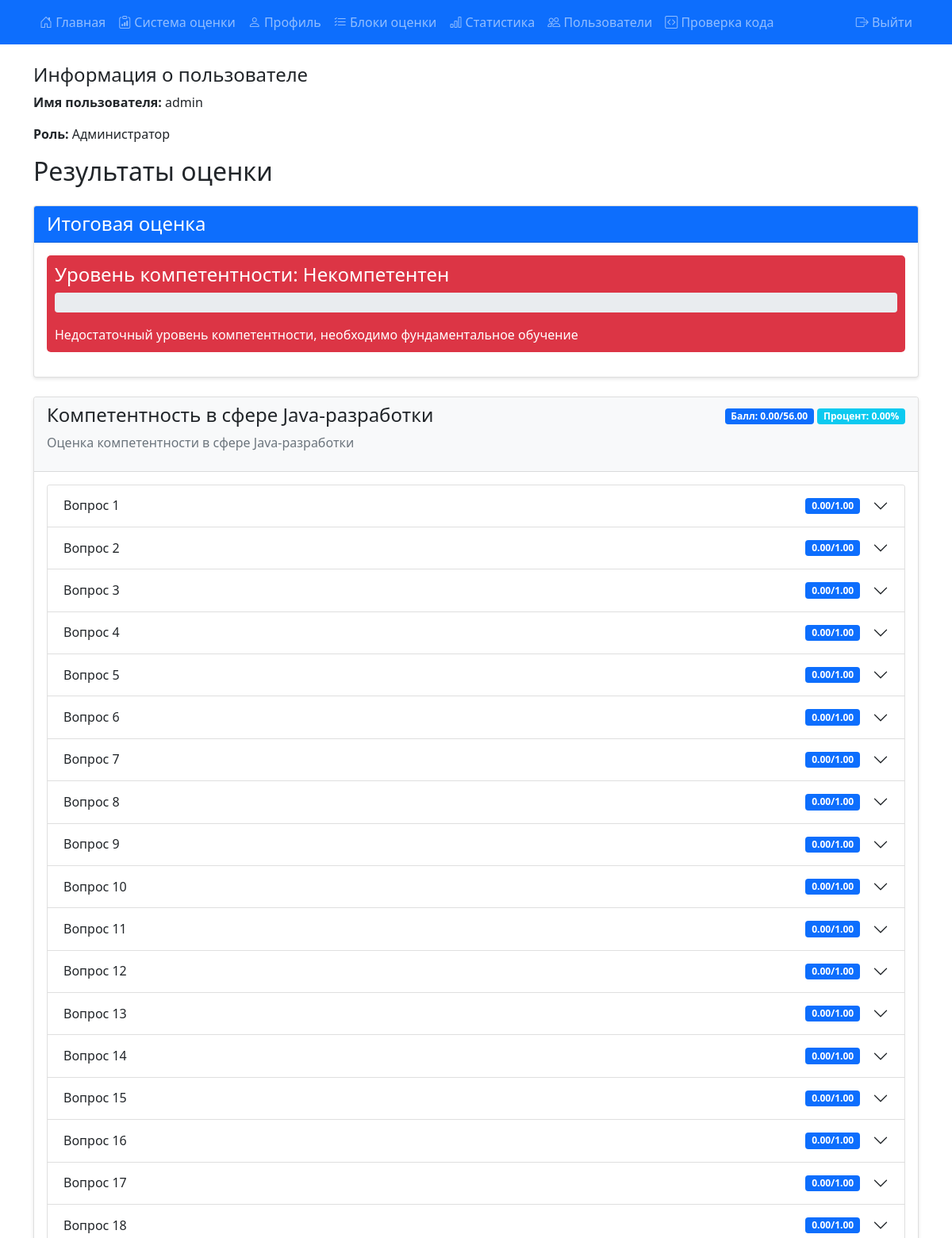
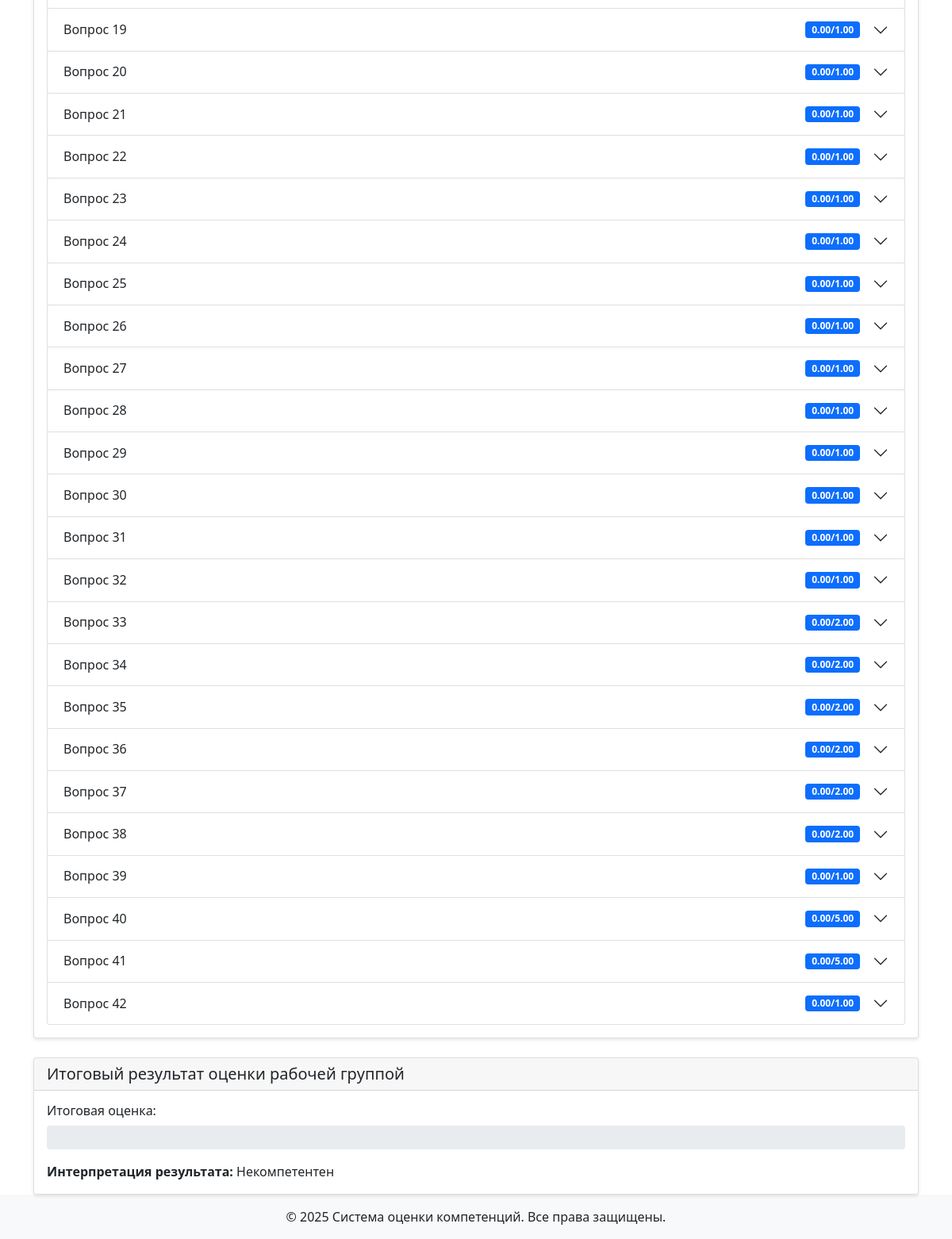
The page /assessment_results (signed in) on the database its author committed (2 pictures, top to bottom).
### models.py (models this page shows, shortened)
class User(UserMixin, db.Model):
    id = db.Column(db.Integer, primary_key=True)
    username = db.Column(db.String(80), unique=True, nullable=False)
    password = db.Column(db.String(120), nullable=False)
    role = db.Column(db.String(20), default='user')
    @property
    def role_display(self):
        roles = {
            'user': 'Пользователь',
            'expert': 'Эксперт',
            'admin': 'Администратор',
            'working_group': 'Рабочая группа'
        }
        return roles.get(self.role, 'Пользователь')

class AssessmentBlock(db.Model):
    __tablename__ = 'assessment_block'
    id = db.Column(db.Integer, primary_key=True)
    name = db.Column(db.String(100), nullable=False)
    description = db.Column(db.Text)
    weight = db.Column(db.Float, default=1.0)
    max_score = db.Column(db.Float, default=10.0)
    questions = db.relationship('AssessmentQuestion', back_populates='block', lazy=True)

class AssessmentQuestion(db.Model):
    __tablename__ = 'assessment_question'
    id = db.Column(db.Integer, primary_key=True)
    block_id = db.Column(db.Integer, db.ForeignKey('assessment_block.id'), nullable=False)
    text = db.Column(db.Text, nullable=False)
    type = db.Column(db.String(20), nullable=False)
    options = db.Column(db.Text)
    correct_answer = db.Column(db.Text)
    correct_answer_description = db.Column(db.Text)
    points = db.Column(db.Integer, default=1)
    code_template = db.Column(db.Text)
    test_cases = db.Column(db.Text)
    example_solutions = db.Column(db.Text)
    block = db.relationship('AssessmentBlock', foreign_keys=[block_id])
    option_scores = db.Column(db.Text)
    description = db.Column(db.Text)
    criteria = db.Column(db.Text)
    max_score = db.Column(db.Float)
    weight = db.Column(db.Float)

### 1.py (the view)
@app.route('/assessment_results')
@login_required
def assessment_results():
    try:
        if not current_user.is_authenticated:
            flash('Для просмотра результатов необходимо авторизоваться', 'error')
            return redirect(url_for('login'))
        debug_print(f"Начало обработки результатов для пользователя {current_user.id}")
        blocks = AssessmentBlock.query.all()
        debug_print(f"Найдено блоков оценки: {len(blocks)}")
        assessment_results = AssessmentResult.query.filter_by(user_id=current_user.id).all()
        debug_print(f"Найдено результатов оценки: {len(assessment_results)}")
        if not assessment_results:
            flash('У вас пока нет результатов оценки. Пройдите тесты в разделе "Прохождение оценки"', 'info')
            return redirect(url_for('take_assessment'))
        peer_evaluations = PeerEvaluation.query.filter_by(evaluated_id=current_user.id).all()
        debug_print(f"Найдено взаимооценок: {len(peer_evaluations)}")
        peer_score = 0
        if peer_evaluations:
            total_score = sum(eval.score for eval in peer_evaluations)
            peer_score = total_score / len(peer_evaluations) / 10  # Нормализуем до 0-1
            debug_print(f"Рассчитан peer_score: {peer_score}")
        assessment_data = []
        for block in blocks:
            try:
                debug_print(f"Обработка блока {block.id}: {block.name}")
                result = next((r for r in assessment_results if r.block_id == block.id), None)
                if result:
                    questions = AssessmentQuestion.query.filter_by(block_id=block.id).all()
                    debug_print(f"Найдено вопросов в блоке {block.id}: {len(questions)}")
                    answers = json.loads(result.answers) if result.answers else {}
                    debug_print(f"Ответы для блока {block.id}: {answers}")
                    question_data = []
                    total_score = 0
                    max_possible_score = 0
                    for question in questions:
                        try:
                            answer = answers.get(str(question.id))
                            score = 0
                            max_score = question.points * (question.weight if question.weight else 1)
                            max_possible_score += max_score
                            if question.type in ['single', 'multiple']:
                                if isinstance(answer, (int, list)):
                                    correct_answers = json.loads(question.correct_answer)
                                    if question.type == 'single':
                                        if answer == correct_answers[0]:
                                            score = max_score
                                    else:  # multiple
                                        correct_count = sum(1 for a in answer if a in correct_answers)
                                        total_correct = len(correct_answers)
                                        score = (correct_count / total_correct) * max_score
                            elif question.type == 'code':
                                expert_evaluations = ExpertCodeEvaluation.query.filter_by(
                                    assessment_result_id=result.id,
                                    question_id=question.id
                                ).all()
                                if expert_evaluations:
                                    avg_score = sum(eval.score for eval in expert_evaluations) / len(expert_evaluations)
                                    score = (avg_score / question.points) * max_score  # Нормализуем до максимального балла вопроса с учетом веса
                            elif question.type == 'expert_evaluation':
                                if isinstance(answer, list):
                                    score = (sum(answer) / len(answer)) * max_score
                            total_score += score
                            question_info = {
                                'id': question.id,
                                'text': question.text,
                                'type': question.type,
                                'answer': answer,
                                'score': score,
                                'max_score': max_score,
                                'correct_answer': json.loads(question.correct_answer) if question.correct_answer else None,
                                'options': json.loads(question.options) if question.options else None,
                                'weight': question.weight,
                                'points': question.points
                            }
                            question_data.append(question_info)
                        except Exception as e:
                            debug_print(f"Ошибка при обработке вопроса {question.id}: {str(e)}")
                            continue
                    block_info = {
                        'id': block.id,
                        'name': block.name,
                        'description': block.description,
                        'questions': question_data,
                        'total_score': total_score,
                        'max_possible_score': max_possible_score,
                        'score_percentage': (total_score / max_possible_score * 100) if max_possible_score > 0 else 0,
                        'weight': block.weight
                    }
                    assessment_data.append(block_info)
                    debug_print(f"Данные для блока {block.id} добавлены в assessment_data")
            except Exception as e:
                debug_print(f"Ошибка при обработке блока {block.id}: {str(e)}")
                continue
        final_score_data = calculate_final_score(current_user.id)
        debug_print(f"Подготовлено {len(assessment_data)} блоков для отображения")
        return render_template('assessment_results.html',
                             assessment_data=assessment_data,
                             peer_score=peer_score,
                             final_score=final_score_data,
                             user=current_user)
    except Exception as e:
        debug_print(f"Критическая ошибка при обработке результатов: {str(e)}")
        debug_print(f"Тип ошибки: {type(e)}")
        debug_print(f"Трейс ошибки:\n{traceback.format_exc()}")
        flash('Произошла ошибка при обработке результатов оценки', 'error')
        return redirect(url_for('index'))

### 1.py (called while the page is built)
@login_manager.user_loader
def load_user(user_id):
    return db.session.get(User, int(user_id))

def debug_print(message):
    print(f"[DEBUG] {message}")
    logger.debug(message)
    with open('debug.log', 'a', encoding='utf-8') as f:
        f.write(f"{datetime.now().strftime('%Y-%m-%d %H:%M:%S')} - {message}\n")

def login_required(f):
    @wraps(f)
    def decorated_function(*args, **kwargs):
        if 'user_id' not in session:
            flash('Пожалуйста, войдите в систему', 'error')
            return redirect(url_for('login'))
        return f(*args, **kwargs)
    return decorated_function

@app.before_request
def before_request():
    try:
        if current_user.is_authenticated and ('user_id' not in session or session.get('user_id') != current_user.id):
            session['user_id'] = current_user.id
            session['role'] = current_user.role
            session['username'] = current_user.username
            debug_print(f"Синхронизирована сессия с Flask-Login: user_id={current_user.id}")
        elif 'user_id' in session and not current_user.is_authenticated:
            user = db.session.get(User, session['user_id'])
            if user:
                login_user(user)
                debug_print(f"Восстановлена аутентификация из сессии: user_id={user.id}")
    except Exception as e:
        debug_print(f"Ошибка синхронизации аутентификации: {str(e)}")

### templates/assessment_results.html (shortened to what this page needs)
{% extends "base.html" %}
{% block content %}
<div class="container mt-4">
    <div class="user-info">
        <h4>Информация о пользователе</h4>
        <p><strong>Имя пользователя:</strong> {{ user.username }}</p>
        <p><strong>Роль:</strong> <span class="user-role">{{ user.role_display }}</span></p>
    </div>
    <h2 class="mb-4">Результаты оценки</h2>
    {% if final_score %}
    <div class="card mb-4">
        <div class="card-header bg-primary text-white">
            <h4 class="mb-0">Итоговая оценка</h4>
        </div>
        <div class="card-body">
            <div class="row">
                <div class="col-md-12">
                    <div class="competency-level {% if final_score.final_score == 100 %}maximum{% elif final_score.final_score >= 80 %}high{% elif final_score.final_score >= 60 %}above-average{% elif final_score.final_score >= 40 %}medium{% elif final_score.final_score >= 15 %}low{% else %}incompetent{% endif %}">
                        <h4 class="mb-2">Уровень компетентности:
                            {% if final_score.final_score == 100 %}
                                Максимальная компетентность
                            {% elif final_score.final_score >= 80 %}
                                Высокий уровень
                            {% elif final_score.final_score >= 60 %}
                                Выше среднего
                            {% elif final_score.final_score >= 40 %}
                                Средний уровень
                            {% elif final_score.final_score >= 15 %}
                                Низкий уровень
                            {% else %}
                                Некомпетентен
                            {% endif %}
                        </h4>
                        <div class="progress mb-3">
                        </div>
                        <p class="mb-0">
                            {% if final_score.final_score == 100 %}
                                Максимальный уровень компетентности в области веб-разработки
                            {% elif final_score.final_score >= 80 %}
                                Высокий уровень компетентности, отличное понимание веб-разработки
                            {% elif final_score.final_score >= 60 %}
                                Уровень выше среднего, хорошее понимание основных концепций
                            {% elif final_score.final_score >= 40 %}
                                Средний уровень компетентности, базовое понимание веб-разработки
                            {% elif final_score.final_score >= 15 %}
                                Низкий уровень компетентности, требуется дополнительное обучение
                            {% else %}
                                Недостаточный уровень компетентности, необходимо фундаментальное обучение
                            {% endif %}
                        </p>
                    </div>
                </div>
            </div>
        </div>
    </div>
    {% endif %}
    {% for block in assessment_data %}
    <div class="card mb-4">
        <div class="card-header bg-light">
            <div class="d-flex justify-content-between align-items-center">
                <h4 class="mb-0">{{ block.name }}</h4>
                <div>
                    <span class="badge bg-primary">Балл: {{ "%.2f"|format(block.total_score) }}/{{ "%.2f"|format(block.max_possible_score) }}</span>
                    <span class="badge bg-info">Процент: {{ "%.2f"|format(block.score_percentage) }}%</span>
                </div>
            </div>
            {% if block.description %}
            <p class="text-muted mt-2">{{ block.description }}</p>
            {% endif %}
        </div>
        <div class="card-body">
            <div class="accordion" id="block{{ block.id }}">
                {% for question in block.questions %}
                <div class="accordion-item">
                    <h2 class="accordion-header" id="heading{{ question.id }}">
                        <button class="accordion-button collapsed" type="button" data-bs-toggle="collapse"
                                data-bs-target="#collapse{{ question.id }}" aria-expanded="false"
                                aria-controls="collapse{{ question.id }}">
                            <div class="d-flex justify-content-between align-items-center w-100 me-3">
                                <span>Вопрос {{ loop.index }}</span>
                                <span class="badge bg-primary ms-2">
                                    {{ "%.2f"|format(question.score) }}/{{ "%.2f"|format(question.max_score) }}
                                </span>
                            </div>
                        </button>
                    </h2>
                </div>
                {% endfor %}
            </div>
        </div>
    </div>
    {% endfor %}
    {% if peer_score is defined %}
    <div class="card peer-score-card">
        <div class="card-header">
            <h5 class="mb-0">Итоговый результат оценки рабочей группой</h5>
        </div>
        <div class="card-body">
            <div class="row">
                <div class="col-md-12">
                    <h6>Итоговая оценка:</h6>
                    <div class="progress" style="height: 30px;">
                    </div>
                    <div class="mt-3">
                        <p class="mb-0">
                            <strong>Интерпретация результата:</strong>
                            {% if peer_score >= 0.8 %}
                                Высокий уровень компетентности
                            {% elif peer_score >= 0.6 %}
                                Уровень выше среднего
                            {% elif peer_score >= 0.4 %}
                                Средний уровень
                            {% elif peer_score >= 0.15 %}
                                Низкий уровень
                            {% else %}
                                Некомпетентен
                            {% endif %}
                        </p>
                    </div>
                </div>
            </div>
        </div>
    </div>
    {% endif %}
</div>
{% endblock %}

### templates/base.html (style rules this page uses)
body { min-height: 100vh; display: flex; flex-direction: column; }
.card { box-shadow: 0 2px 4px rgba(0,0,0,0.1); }

### templates/assessment_results.html (style rules this page uses)
.peer-score-card { margin-top: 20px; }
.progress { height: 25px; }
.competency-level { padding: 10px; border-radius: 5px; margin-bottom: 15px; }
.competency-level.incompetent { background-color: #dc3545; color: white; }

### rows shown on the page
User: username "admin", role_display "Администратор"
AssessmentBlock: name "Компетентность в сфере Java-разработки", total_score "0.00", max_possible_score "56.00", score_percentage "0.00", description "Оценка компетентности в сфере Java-разработки"
AssessmentQuestion: score "0.00", max_score "1.00"
AssessmentQuestion: score "0.00", max_score "1.00"
AssessmentQuestion: score "0.00", max_score "1.00"
AssessmentQuestion: score "0.00", max_score "1.00"
AssessmentQuestion: score "0.00", max_score "1.00"
AssessmentQuestion: score "0.00", max_score "1.00"
AssessmentQuestion: score "0.00", max_score "1.00"
AssessmentQuestion: score "0.00", max_score "1.00"
AssessmentQuestion: score "0.00", max_score "1.00"
AssessmentQuestion: score "0.00", max_score "1.00"
AssessmentQuestion: score "0.00", max_score "1.00"
AssessmentQuestion: score "0.00", max_score "1.00"
AssessmentQuestion: score "0.00", max_score "1.00"
AssessmentQuestion: score "0.00", max_score "1.00"
AssessmentQuestion: score "0.00", max_score "1.00"
AssessmentQuestion: score "0.00", max_score "1.00"
AssessmentQuestion: score "0.00", max_score "1.00"
AssessmentQuestion: score "0.00", max_score "1.00"
AssessmentQuestion: score "0.00", max_score "1.00"
AssessmentQuestion: score "0.00", max_score "1.00"
AssessmentQuestion: score "0.00", max_score "1.00"
AssessmentQuestion: score "0.00", max_score "1.00"
AssessmentQuestion: score "0.00", max_score "1.00"
AssessmentQuestion: score "0.00", max_score "1.00"
AssessmentQuestion: score "0.00", max_score "1.00"
AssessmentQuestion: score "0.00", max_score "1.00"
AssessmentQuestion: score "0.00", max_score "1.00"
AssessmentQuestion: score "0.00", max_score "1.00"
AssessmentQuestion: score "0.00", max_score "1.00"
AssessmentQuestion: score "0.00", max_score "1.00"
AssessmentQuestion: score "0.00", max_score "1.00"
AssessmentQuestion: score "0.00", max_score "1.00"
AssessmentQuestion: score "0.00", max_score "2.00"
AssessmentQuestion: score "0.00", max_score "2.00"
AssessmentQuestion: score "0.00", max_score "2.00"
AssessmentQuestion: score "0.00", max_score "2.00"
AssessmentQuestion: score "0.00", max_score "2.00"
AssessmentQuestion: score "0.00", max_score "2.00"
AssessmentQuestion: score "0.00", max_score "1.00"
AssessmentQuestion: score "0.00", max_score "5.00"
AssessmentQuestion: score "0.00", max_score "5.00"
AssessmentQuestion: score "0.00", max_score "1.00"
